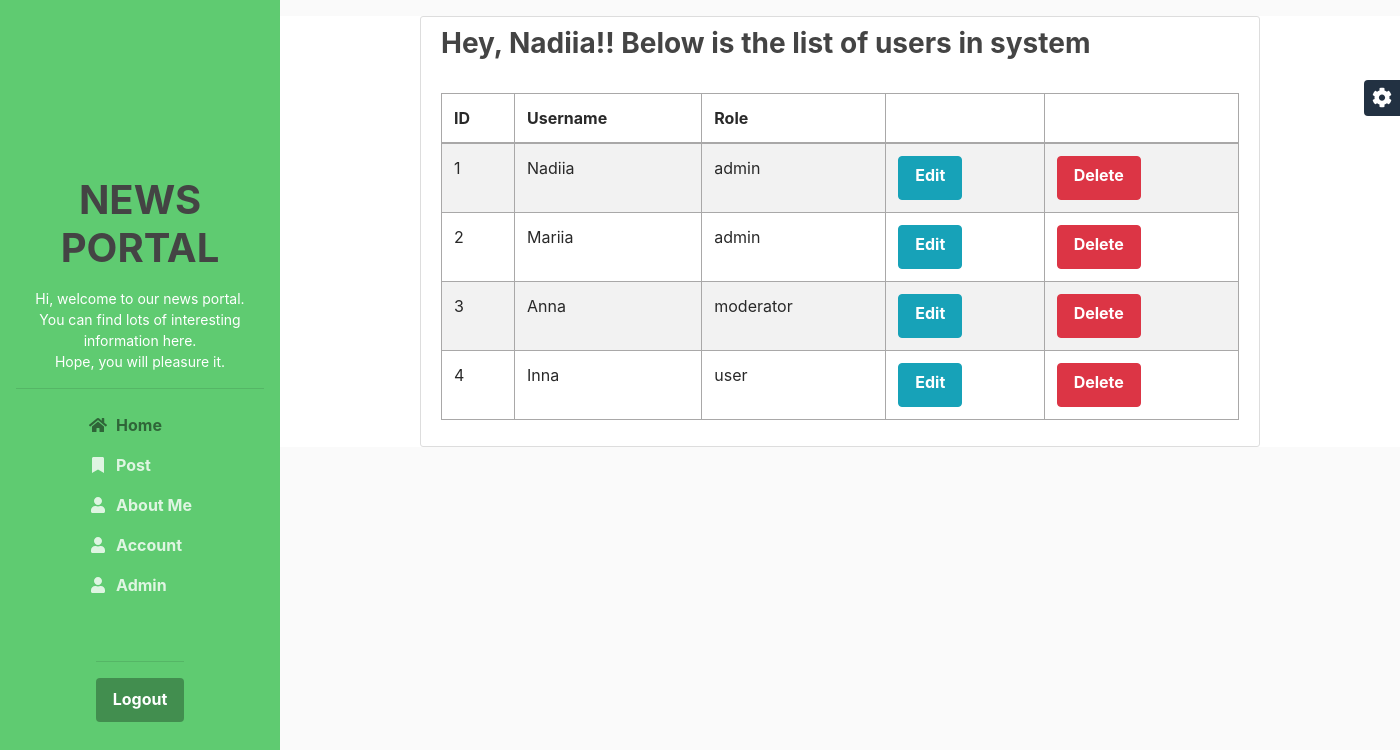
The page /admin/users-list (signed in) on the database its author committed.
### flasknews/models.py (models this page shows, shortened)
class User(db.Model, UserMixin):
    id = db.Column(db.Integer, primary_key=True)
    username = db.Column(db.String(20), unique=True, nullable=False)
    email = db.Column(db.String(120), unique=True, nullable=False)
    image_file = db.Column(db.String(20), nullable=False, default='default.png')
    password = db.Column(db.String(60), nullable=False)
    posts = db.relationship('Post', backref='author', lazy=True)
    about_me = db.Column(db.String(140))
    last_seen = db.Column(db.DateTime, default=datetime.utcnow)
    role = db.Column(db.String, default='user')
    def is_admin(self):
        return self.role == 'admin'

### flasknews/routes.py (the view)
@app.route('/admin/users-list')
@login_required
@restricted(role="admin")
def users_list_admin():
    users = User.query.all()
    return render_template('users-list-admin.html', users=users)

### flasknews/models.py (called while the page is built)
@login_manager.user_loader
def load_user(user_id):
    return User.query.get(int(user_id))

### flasknews/routes.py (called while the page is built)
def restricted(role):
    def decorator(func):
        @wraps(func)
        def wrapper(*args, **kwargs):
            if not current_user.role == 'admin':
                abort(403)
            return func(*args, **kwargs)
        return wrapper
    return decorator

@app.before_request
def before_request():
    if current_user.is_authenticated:
        current_user.last__seen = datetime.utcnow()
        db.session.commit()

### flasknews/templates/users-list-admin.html
{% extends 'layout.html' %}
{% block content %}
<div class="content-section content-section-main">
  <h3>Hey, {{ current_user.username }}!! Below is the list of users in system</h3>
  <br/>
  <table class="table table-striped table-bordered">
    <thead>
      <tr>
        <th>ID</th>
        <th>Username</th>
        <th>Role</th>
        <th></th>
        <th></th>
      </tr>
    </thead>
    <tbody>
      {% for user in users %}
        <tr>
          <td>{{ user.id }}</td>
          <td>{{ user.username }}</td>
          <td>{{ user.role }}</td>
          <td>
            <a href="{{ url_for('user_update_admin', id=user.id) }}" class="btn btn-info btn-xs">Edit</a>
          </td>
          <td>
            <a class="btn btn-danger btn-xs" href={{ url_for('user_delete_admin', id=user.id) }}>Delete</a>
          </td>
        </tr>
      {% endfor %}
    </tbody>
  </table>
</div>
{% endblock %}

### flasknews/static/css/custom.css (style rules this page uses)
body { background: #fafafa; color: #333333; margin-top: 1rem; }
h1, h2, h3, h4, h5, h6 { color: #444444; }
.content-section-main { background-color: white; padding: 10px 20px; border: 1px solid #dddddd; border-radius: 3px; margin-bottom: 20px; width: 75%; margin-left: auto; margin-right: auto; }

### rows shown on the page
User: username "Nadiia", id "1", role "admin"
User: id "2", username "Mariia", role "admin"
User: id "3", username "Anna", role "moderator"
User: id "4", username "Inna", role "user"
